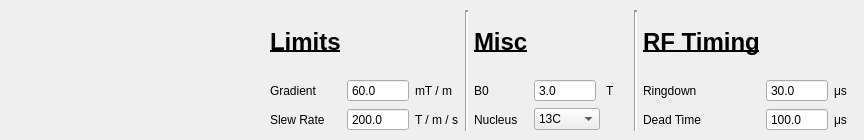
    <widget class="QWidget" name="System">
     <attribute name="title">
      <string>System</string>
     </attribute>
     <widget class="QWidget" name="layoutWidget">
      <property name="geometry">
       <rect>
        <x>270</x>
        <y>10</y>
        <width>585</width>
        <height>121</height>
       </rect>
      </property>
      <layout class="QGridLayout" name="gridLayout">
       <item row="0" column="7" rowspan="3">
        <widget class="Line" name="line_9">
         <property name="lineWidth">
          <number>2</number>
         </property>
         <property name="orientation">
          <enum>Qt::Vertical</enum>
         </property>
        </widget>
       </item>
       <item row="2" column="2">
        <widget class="QLabel" name="label_slew_limit_unit">
         <property name="text">
          <string>T / m / s</string>
         </property>
        </widget>
       </item>
       <item row="1" column="4">
        <widget class="QLabel" name="label_b0">
         <property name="text">
          <string>B0</string>
         </property>
        </widget>
       </item>
       <item row="2" column="4">
        <widget class="QLabel" name="label_nucleus">
         <property name="text">
          <string>Nucleus</string>
         </property>
        </widget>
       </item>
       <item row="0" column="0">
        <widget class="QLabel" name="label_limit_heade">
         <property name="font">
          <font>
           <pointsize>18</pointsize>
           <weight>75</weight>
           <bold>true</bold>
           <underline>true</underline>
          </font>
         </property>
         <property name="text">
          <string>Limits</string>
         </property>
        </widget>
       </item>
       <item row="1" column="5">
        <widget class="QDoubleSpinBox" name="dbl_spin_b0">
         <property name="minimumSize">
          <size>
           <width>62</width>
           <height>0</height>
          </size>
         </property>
         <property name="maximumSize">
          <size>
           <width>62</width>
           <height>16777215</height>
          </size>
         </property>
         <property name="toolTip">
          <string>&lt;html&gt;&lt;head/&gt;&lt;body&gt;&lt;p&gt;Scanner field strength&lt;/p&gt;&lt;/body&gt;&lt;/html&gt;</string>
         </property>
         <property name="buttonSymbols">
          <enum>QAbstractSpinBox::NoButtons</enum>
         </property>
         <property name="decimals">
          <number>1</number>
         </property>
         <property name="minimum">
          <double>0.500000000000000</double>
         </property>
         <property name="maximum">
          <double>999.000000000000000</double>
         </property>
         <property name="value">
          <double>3.000000000000000</double>
         </property>
        </widget>
       </item>
       <item row="2" column="0">
        <widget class="QLabel" name="label_slew_limit">
         <property name="text">
          <string>Slew Rate</string>
         </property>
        </widget>
       </item>
       <item row="1" column="6">
        <widget class="QLabel" name="label_b0_unit">
         <property name="text">
          <string>T</string>
         </property>
        </widget>
       </item>
       <item row="0" column="4">
        <widget class="QLabel" name="label_misc_header">
         <property name="font">
          <font>
           <pointsize>18</pointsize>
           <weight>75</weight>
           <bold>true</bold>
           <underline>true</underline>
          </font>
         </property>
         <property name="text">
          <string>Misc</string>
         </property>
        </widget>
       </item>
       <item row="1" column="0">
        <widget class="QLabel" name="label_grd_limit">
         <property name="text">
          <string>Gradient</string>
         </property>
        </widget>
       </item>
       <item row="2" column="1">
        <widget class="QDoubleSpinBox" name="dbl_spin_max_slew">
         <property name="sizePolicy">
          <sizepolicy hsizetype="Fixed" vsizetype="Fixed">
           <horstretch>0</horstretch>
           <verstretch>0</verstretch>
          </sizepolicy>
         </property>
         <property name="minimumSize">
          <size>
           <width>62</width>
           <height>0</height>
          </size>
         </property>
         <property name="maximumSize">
          <size>
           <width>62</width>
           <height>16777215</height>
          </size>
         </property>
         <property name="toolTip">
          <string>&lt;html&gt;&lt;head/&gt;&lt;body&gt;&lt;p&gt;Maximum slew rate available on the scanner&lt;/p&gt;&lt;/body&gt;&lt;/html&gt;</string>
         </property>
         <property name="buttonSymbols">
          <enum>QAbstractSpinBox::NoButtons</enum>
         </property>
         <property name="decimals">
          <number>1</number>
         </property>
         <property name="minimum">
          <double>1.000000000000000</double>
         </property>
         <property name="maximum">
          <double>3000000000000000000000.000000000000000</double>
         </property>
         <property name="value">
          <double>200.000000000000000</double>
         </property>
        </widget>
       </item>
       <item row="1" column="2">
        <widget class="QLabel" name="label_grd_limit_unit">
         <property name="text">
          <string>mT / m</string>
         </property>
        </widget>
       </item>
       <item row="2" column="9">
        <widget class="QDoubleSpinBox" name="dbl_spin_rf_dead_time">
         <property name="sizePolicy">
          <sizepolicy hsizetype="Fixed" vsizetype="Fixed">
           <horstretch>0</horstretch>
           <verstretch>0</verstretch>
          </sizepolicy>
         </property>
         <property name="minimumSize">
          <size>
           <width>62</width>
           <height>0</height>
          </size>
         </property>
         <property name="maximumSize">
          <size>
           <width>62</width>
           <height>16777215</height>
          </size>
         </property>
         <property name="buttonSymbols">
          <enum>QAbstractSpinBox::NoButtons</enum>
         </property>
         <property name="decimals">
          <number>1</number>
         </property>
         <property name="minimum">
          <double>0.000000000000000</double>
         </property>
         <property name="maximum">
          <double>999.000000000000000</double>
         </property>
         <property name="value">
          <double>100.000000000000000</double>
         </property>
        </widget>
       </item>
       <item row="2" column="10">
        <widget class="QLabel" name="label_dead_time_unit">
         <property name="text">
          <string>μs</string>
         </property>
        </widget>
       </item>
       <item row="1" column="9">
        <widget class="QDoubleSpinBox" name="dbl_spin_rf_ringdown_time">
         <property name="minimumSize">
          <size>
           <width>62</width>
           <height>0</height>
          </size>
         </property>
         <property name="maximumSize">
          <size>
           <width>62</width>
           <height>16777215</height>
          </size>
         </property>
         <property name="buttonSymbols">
          <enum>QAbstractSpinBox::NoButtons</enum>
         </property>
         <property name="decimals">
          <number>1</number>
         </property>
         <property name="minimum">
          <double>0.000000000000000</double>
         </property>
         <property name="maximum">
          <double>999.000000000000000</double>
         </property>
         <property name="value">
          <double>30.000000000000000</double>
         </property>
        </widget>
       </item>
       <item row="2" column="8">
        <widget class="QLabel" name="label_dead_time">
         <property name="text">
          <string>Dead Time</string>
         </property>
        </widget>
       </item>
       <item row="0" column="8">
        <widget class="QLabel" name="label_limit_rf_header">
         <property name="font">
          <font>
           <pointsize>18</pointsize>
           <weight>75</weight>
           <bold>true</bold>
           <underline>true</underline>
          </font>
         </property>
         <property name="text">
          <string>RF Timing</string>
         </property>
        </widget>
       </item>
       <item row="1" column="10">
        <widget class="QLabel" name="label_ringdown_unit">
         <property name="text">
          <string>μs</string>
         </property>
        </widget>
       </item>
       <item row="1" column="8">
        <widget class="QLabel" name="label_ringdown">
         <property name="text">
          <string>Ringdown</string>
         </property>
        </widget>
       </item>
       <item row="1" column="1">
        <widget class="QDoubleSpinBox" name="dbl_spin_max_grad">
         <property name="minimumSize">
          <size>
           <width>62</width>
           <height>0</height>
          </size>
         </property>
         <property name="maximumSize">
          <size>
           <width>62</width>
           <height>16777215</height>
          </size>
         </property>
         <property name="toolTip">
          <string>&lt;html&gt;&lt;head/&gt;&lt;body&gt;&lt;p&gt;Maximum gradient amplitude allowed on scanner&lt;/p&gt;&lt;/body&gt;&lt;/html&gt;</string>
         </property>
         <property name="buttonSymbols">
          <enum>QAbstractSpinBox::NoButtons</enum>
         </property>
         <property name="decimals">
          <number>1</number>
         </property>
         <property name="minimum">
          <double>1.000000000000000</double>
         </property>
         <property name="value">
          <double>60.000000000000000</double>
         </property>
        </widget>
       </item>
       <item row="2" column="5">
        <widget class="QComboBox" name="combo_nuc">
         <property name="editable">
          <bool>false</bool>
         </property>
         <property name="currentIndex">
          <number>0</number>
         </property>
         <property name="maxVisibleItems">
          <number>3</number>
         </property>
         <item>
          <property name="text">
           <string>13C</string>
          </property>
         </item>
         <item>
          <property name="text">
           <string>1H</string>
          </property>
         </item>
         <item>
          <property name="text">
           <string>2H</string>
          </property>
         </item>
         <item>
          <property name="text">
           <string>15N</string>
          </property>
         </item>
         <item>
          <property name="text">
           <string>17O</string>
          </property>
         </item>
         <item>
          <property name="text">
           <string>31P</string>
          </property>
         </item>
         <item>
          <property name="text">
           <string>19F</string>
          </property>
         </item>
         <item>
          <property name="text">
           <string>23Na</string>
          </property>
         </item>
         <item>
          <property name="text">
           <string>129Xe</string>
          </property>
         </item>
        </widget>
       </item>
       <item row="0" column="3" rowspan="3">
        <widget class="Line" name="line_10">
         <property name="lineWidth">
          <number>2</number>
         </property>
         <property name="orientation">
          <enum>Qt::Vertical</enum>
         </property>
        </widget>
       </item>
      </layout>
     </widget>
    </widget>
